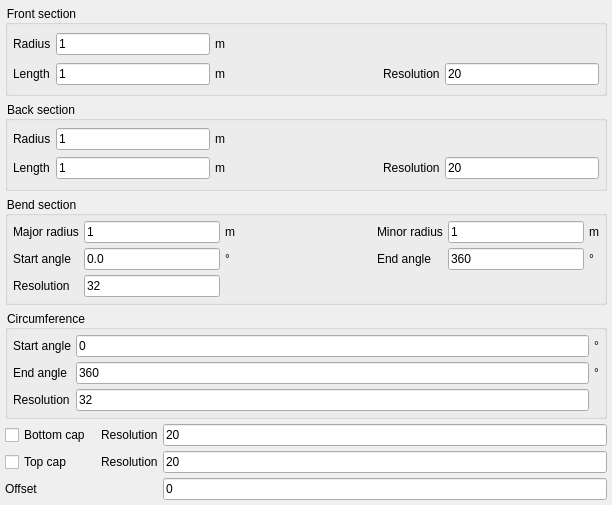
             <widget class="QWidget" name="scrollAreaWidgetContents">
              <property name="geometry">
               <rect>
                <x>0</x>
                <y>-69</y>
                <width>612</width>
                <height>505</height>
               </rect>
              </property>
              <property name="styleSheet">
               <string notr="true">QWidget{
color: None;
}</string>
              </property>
              <layout class="QGridLayout" name="gridLayout_49">
               <property name="leftMargin">
                <number>5</number>
               </property>
               <property name="topMargin">
                <number>5</number>
               </property>
               <property name="rightMargin">
                <number>5</number>
               </property>
               <property name="bottomMargin">
                <number>5</number>
               </property>
               <property name="spacing">
                <number>5</number>
               </property>
               <item row="4" column="2">
                <widget class="QLabel" name="label_329">
                 <property name="text">
                  <string>Resolution</string>
                 </property>
                </widget>
               </item>
               <item row="1" column="0" colspan="4">
                <widget class="QGroupBox" name="groupBox_6">
                 <property name="title">
                  <string>Back section</string>
                 </property>
                 <layout class="QGridLayout" name="gridLayout_48">
                  <property name="leftMargin">
                   <number>5</number>
                  </property>
                  <property name="topMargin">
                   <number>5</number>
                  </property>
                  <property name="rightMargin">
                   <number>5</number>
                  </property>
                  <property name="bottomMargin">
                   <number>5</number>
                  </property>
                  <property name="spacing">
                   <number>5</number>
                  </property>
                  <item row="0" column="0">
                   <widget class="QLabel" name="label_324">
                    <property name="text">
                     <string>Radius</string>
                    </property>
                   </widget>
                  </item>
                  <item row="0" column="1">
                   <widget class="LineEdit" name="lineedit_bend_procedural_backradius">
                    <property name="text">
                     <string>1</string>
                    </property>
                   </widget>
                  </item>
                  <item row="0" column="2">
                   <widget class="QLabel" name="label_325">
                    <property name="text">
                     <string>m</string>
                    </property>
                   </widget>
                  </item>
                  <item row="1" column="0">
                   <widget class="QLabel" name="label_326">
                    <property name="text">
                     <string>Length</string>
                    </property>
                   </widget>
                  </item>
                  <item row="1" column="1">
                   <widget class="LineEdit" name="lineedit_bend_procedural_backlength">
                    <property name="text">
                     <string>1</string>
                    </property>
                   </widget>
                  </item>
                  <item row="1" column="2">
                   <widget class="QLabel" name="label_327">
                    <property name="text">
                     <string>m</string>
                    </property>
                   </widget>
                  </item>
                  <item row="1" column="3">
                   <spacer name="horizontalSpacer_6">
                    <property name="orientation">
                     <enum>Qt::Horizontal</enum>
                    </property>
                    <property name="sizeHint" stdset="0">
                     <size>
                      <width>39</width>
                      <height>20</height>
                     </size>
                    </property>
                   </spacer>
                  </item>
                  <item row="1" column="4">
                   <widget class="QLabel" name="label_328">
                    <property name="text">
                     <string>Resolution</string>
                    </property>
                   </widget>
                  </item>
                  <item row="1" column="5">
                   <widget class="LineEdit" name="bend_procedural_backresolution">
                    <property name="text">
                     <string>20</string>
                    </property>
                   </widget>
                  </item>
                 </layout>
                </widget>
               </item>
               <item row="2" column="0" colspan="4">
                <widget class="QGroupBox" name="groupBox_5">
                 <property name="title">
                  <string>Bend section</string>
                 </property>
                 <layout class="QGridLayout" name="gridLayout_50">
                  <property name="leftMargin">
                   <number>5</number>
                  </property>
                  <property name="topMargin">
                   <number>5</number>
                  </property>
                  <property name="rightMargin">
                   <number>5</number>
                  </property>
                  <property name="bottomMargin">
                   <number>5</number>
                  </property>
                  <property name="spacing">
                   <number>5</number>
                  </property>
                  <item row="1" column="6">
                   <widget class="QLabel" name="label_335">
                    <property name="text">
                     <string>°</string>
                    </property>
                   </widget>
                  </item>
                  <item row="1" column="5">
                   <widget class="LineEdit" name="lineedit_bend_procedural_bendendangle">
                    <property name="text">
                     <string>360</string>
                    </property>
                   </widget>
                  </item>
                  <item row="3" column="0">
                   <widget class="QLabel" name="label_336">
                    <property name="text">
                     <string>Resolution</string>
                    </property>
                   </widget>
                  </item>
                  <item row="1" column="4">
                   <widget class="QLabel" name="label_334">
                    <property name="text">
                     <string>End angle</string>
                    </property>
                   </widget>
                  </item>
                  <item row="0" column="4">
                   <widget class="QLabel" name="label_338">
                    <property name="text">
                     <string>Minor radius</string>
                    </property>
                   </widget>
                  </item>
                  <item row="1" column="0">
                   <widget class="QLabel" name="label_333">
                    <property name="text">
                     <string>Start angle</string>
                    </property>
                   </widget>
                  </item>
                  <item row="1" column="1">
                   <widget class="LineEdit" name="lineedit_bend_procedural_bendstartangle">
                    <property name="text">
                     <string>0.0</string>
                    </property>
                   </widget>
                  </item>
                  <item row="1" column="2">
                   <widget class="QLabel" name="label_332">
                    <property name="text">
                     <string>°</string>
                    </property>
                   </widget>
                  </item>
                  <item row="3" column="1">
                   <widget class="LineEdit" name="lineedit_bend_procedural_bendresolution">
                    <property name="text">
                     <string>32</string>
                    </property>
                   </widget>
                  </item>
                  <item row="0" column="0">
                   <widget class="QLabel" name="label_337">
                    <property name="text">
                     <string>Major radius</string>
                    </property>
                   </widget>
                  </item>
                  <item row="0" column="5">
                   <widget class="LineEdit" name="lineedit_bend_procedural_bendminorradius">
                    <property name="text">
                     <string>1</string>
                    </property>
                   </widget>
                  </item>
                  <item row="0" column="2">
                   <widget class="QLabel" name="label_339">
                    <property name="text">
                     <string>m</string>
                    </property>
                   </widget>
                  </item>
                  <item row="0" column="6">
                   <widget class="QLabel" name="label_340">
                    <property name="text">
                     <string>m</string>
                    </property>
                   </widget>
                  </item>
                  <item row="0" column="1">
                   <widget class="LineEdit" name="lineedit_bend_procedural_bendmajorradius">
                    <property name="text">
                     <string>1</string>
                    </property>
                   </widget>
                  </item>
                  <item row="0" column="3">
                   <spacer name="horizontalSpacer_7">
                    <property name="orientation">
                     <enum>Qt::Horizontal</enum>
                    </property>
                    <property name="sizeHint" stdset="0">
                     <size>
                      <width>40</width>
                      <height>20</height>
                     </size>
                    </property>
                   </spacer>
                  </item>
                 </layout>
                </widget>
               </item>
               <item row="4" column="0">
                <widget class="CheckBox" name="checkbox_cylinder_bend_bottomcap">
                 <property name="text">
                  <string>Bottom cap</string>
                 </property>
                </widget>
               </item>
               <item row="5" column="0">
                <widget class="CheckBox" name="checkbox_bend_procedural_topcap">
                 <property name="text">
                  <string>Top cap</string>
                 </property>
                </widget>
               </item>
               <item row="5" column="2">
                <widget class="QLabel" name="label_330">
                 <property name="text">
                  <string>Resolution</string>
                 </property>
                </widget>
               </item>
               <item row="5" column="3">
                <widget class="LineEdit" name="lineedit_bend_procedural_topresolution">
                 <property name="text">
                  <string>20</string>
                 </property>
                </widget>
               </item>
               <item row="0" column="0" colspan="4">
                <widget class="QGroupBox" name="groupBox_4">
                 <property name="title">
                  <string>Front section</string>
                 </property>
                 <layout class="QGridLayout" name="gridLayout_47">
                  <property name="leftMargin">
                   <number>5</number>
                  </property>
                  <property name="topMargin">
                   <number>5</number>
                  </property>
                  <property name="rightMargin">
                   <number>5</number>
                  </property>
                  <property name="bottomMargin">
                   <number>5</number>
                  </property>
                  <property name="spacing">
                   <number>5</number>
                  </property>
                  <item row="0" column="0">
                   <widget class="QLabel" name="label_320">
                    <property name="text">
                     <string>Radius</string>
                    </property>
                   </widget>
                  </item>
                  <item row="0" column="1">
                   <widget class="LineEdit" name="lineedit_bend_procedural_frontradius">
                    <property name="text">
                     <string>1</string>
                    </property>
                   </widget>
                  </item>
                  <item row="0" column="2">
                   <widget class="QLabel" name="label_323">
                    <property name="text">
                     <string>m</string>
                    </property>
                   </widget>
                  </item>
                  <item row="1" column="0">
                   <widget class="QLabel" name="label_321">
                    <property name="text">
                     <string>Length</string>
                    </property>
                   </widget>
                  </item>
                  <item row="1" column="1">
                   <widget class="LineEdit" name="lineedit_bend_procedural_frontlength">
                    <property name="text">
                     <string>1</string>
                    </property>
                   </widget>
                  </item>
                  <item row="1" column="2">
                   <widget class="QLabel" name="label_322">
                    <property name="text">
                     <string>m</string>
                    </property>
                   </widget>
                  </item>
                  <item row="1" column="3">
                   <spacer name="horizontalSpacer_5">
                    <property name="orientation">
                     <enum>Qt::Horizontal</enum>
                    </property>
                    <property name="sizeHint" stdset="0">
                     <size>
                      <width>77</width>
                      <height>20</height>
                     </size>
                    </property>
                   </spacer>
                  </item>
                  <item row="1" column="4">
                   <widget class="QLabel" name="label_319">
                    <property name="text">
                     <string>Resolution</string>
                    </property>
                   </widget>
                  </item>
                  <item row="1" column="5">
                   <widget class="LineEdit" name="bend_procedural_frontresolution">
                    <property name="text">
                     <string>20</string>
                    </property>
                   </widget>
                  </item>
                 </layout>
                </widget>
               </item>
               <item row="6" column="3">
                <widget class="LineEdit" name="lineedit_bend_procedural_offset">
                 <property name="text">
                  <string>0</string>
                 </property>
                </widget>
               </item>
               <item row="6" column="0">
                <widget class="QLabel" name="label_331">
                 <property name="text">
                  <string>Offset</string>
                 </property>
                </widget>
               </item>
               <item row="4" column="3">
                <widget class="LineEdit" name="lineedit_bend_procedural_bottomresolution">
                 <property name="text">
                  <string>20</string>
                 </property>
                </widget>
               </item>
               <item row="3" column="0" colspan="4">
                <widget class="QGroupBox" name="groupBox_7">
                 <property name="title">
                  <string>Circumference</string>
                 </property>
                 <layout class="QGridLayout" name="gridLayout_51">
                  <property name="leftMargin">
                   <number>5</number>
                  </property>
                  <property name="topMargin">
                   <number>5</number>
                  </property>
                  <property name="rightMargin">
                   <number>5</number>
                  </property>
                  <property name="bottomMargin">
                   <number>5</number>
                  </property>
                  <property name="spacing">
                   <number>5</number>
                  </property>
                  <item row="2" column="1">
                   <widget class="LineEdit" name="lineedit_bend_procedural_circumferenceresolution">
                    <property name="text">
                     <string>32</string>
                    </property>
                   </widget>
                  </item>
                  <item row="0" column="0">
                   <widget class="QLabel" name="label_341">
                    <property name="text">
                     <string>Start angle</string>
                    </property>
                   </widget>
                  </item>
                  <item row="0" column="1">
                   <widget class="LineEdit" name="lineedit_bend_procedural_circumferencestartangle">
                    <property name="text">
                     <string>0</string>
                    </property>
                   </widget>
                  </item>
                  <item row="1" column="1">
                   <widget class="LineEdit" name="lineedit_bend_procedural_circumferenceendangle">
                    <property name="text">
                     <string>360</string>
                    </property>
                   </widget>
                  </item>
                  <item row="1" column="0">
                   <widget class="QLabel" name="label_342">
                    <property name="text">
                     <string>End angle</string>
                    </property>
                   </widget>
                  </item>
                  <item row="2" column="0">
                   <widget class="QLabel" name="label_343">
                    <property name="text">
                     <string>Resolution</string>
                    </property>
                   </widget>
                  </item>
                  <item row="0" column="2">
                   <widget class="QLabel" name="label_344">
                    <property name="text">
                     <string>°</string>
                    </property>
                   </widget>
                  </item>
                  <item row="1" column="2">
                   <widget class="QLabel" name="label_345">
                    <property name="text">
                     <string>°</string>
                    </property>
                   </widget>
                  </item>
                 </layout>
                </widget>
               </item>
              </layout>
             </widget>
